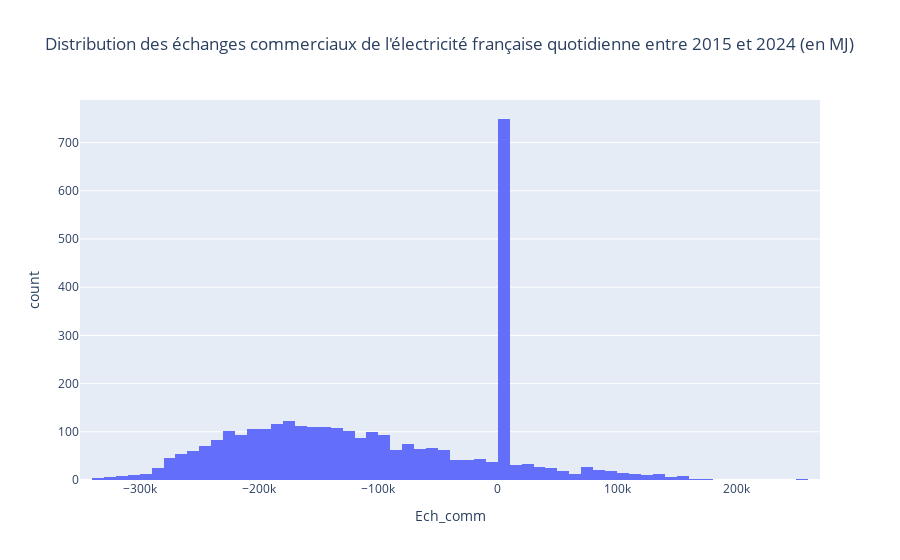

The notebook cell saved with this chart:
### Code cell
fig = px.histogram(df_quotidien, x="Ech_comm", nbins=100, title="Distribution des échanges commerciaux de l'électricité française quotidienne entre 2015 et 2024 (en MJ)")
fig.show()

### Figure 1 — Plotly figure (JSON) as saved in the notebook; plotly's stock layout.template omitted (floating-point values rounded to 4 significant figures; data arrays with more than 128 entries replaced by an {"elided": "..."} marker saying what was removed)
{"data": [{"alignmentgroup": "True", "bingroup": "x", "hovertemplate": "Ech_comm=%{x}<br>count=%{y}<extra></extra>", "legendgroup": "", "marker": {"color": "#636efa", "pattern": {"shape": ""}}, "name": "", "nbinsx": 100, "offsetgroup": "", "orientation": "v", "showlegend": false, "type": "histogram", "x": {"elided": "3386 float values"}, "xaxis": "x", "yaxis": "y"}], "layout": {"barmode": "relative", "legend": {"tracegroupgap": 0}, "title": {"text": "Distribution des échanges commerciaux de l'électricité française quotidienne entre 2015 et 2024 (en MJ)"}, "xaxis": {"anchor": "y", "domain": [0, 1], "title": {"text": "Ech_comm"}}, "yaxis": {"anchor": "x", "domain": [0, 1], "title": {"text": "count"}}}}
